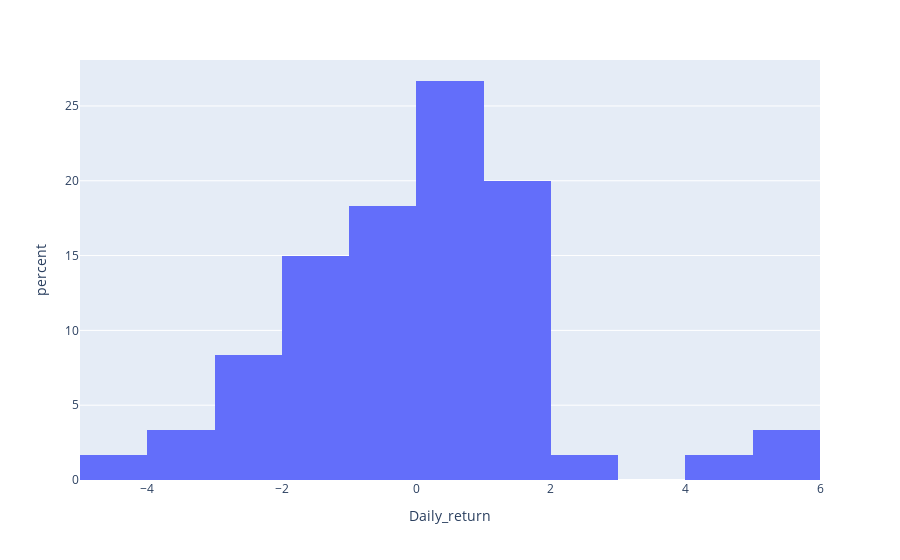

Notebook cell for this chart:
### Code cell
dfig = go.Figure()
px.histogram(df.head(60), x="Daily_return",histnorm='percent')

### Figure 1 — Plotly figure (JSON) as saved in the notebook; plotly's stock layout.template omitted (floating-point values rounded to 4 significant figures)
{"data": [{"alignmentgroup": "True", "bingroup": "x", "histnorm": "percent", "hovertemplate": "Daily_return=%{x}<br>percent=%{y}<extra></extra>", "legendgroup": "", "marker": {"color": "#636efa"}, "name": "", "offsetgroup": "", "orientation": "v", "showlegend": false, "type": "histogram", "x": [1.648, 0.9119, -0.4016, 0.1008, 1.611, -0.892, -0.4, 5.422, -1.81, 5.335, -3.775, -3.349, 0.198, -0.6917, 1.99, -0.6829, -2.849, 0.8089, 0.8024, 1.194, 0, -0.9833, -1.688, -1.717, -1.028, -0.1038, -0.5198, 1.045, 0.5171, 1.543, 0.6079, -1.511, 1.943, -0.4012, 0.2014, 0.3015, 0.1002, 0.1001, -0.1, -1.702, -1.018, 1.235, 1.626, 1.5, 1.281, 0.1946, -1.359, 1.181, 0, 2.432, 0.4748, -2.552, 0.09699, -2.132, -4.158, -2.169, 4.857, -0.9063, -1.22, -2.881], "xaxis": "x", "yaxis": "y"}], "layout": {"barmode": "relative", "legend": {"tracegroupgap": 0}, "margin": {"t": 60}, "xaxis": {"anchor": "y", "domain": [0, 1], "title": {"text": "Daily_return"}}, "yaxis": {"anchor": "x", "domain": [0, 1], "title": {"text": "percent"}}}}
